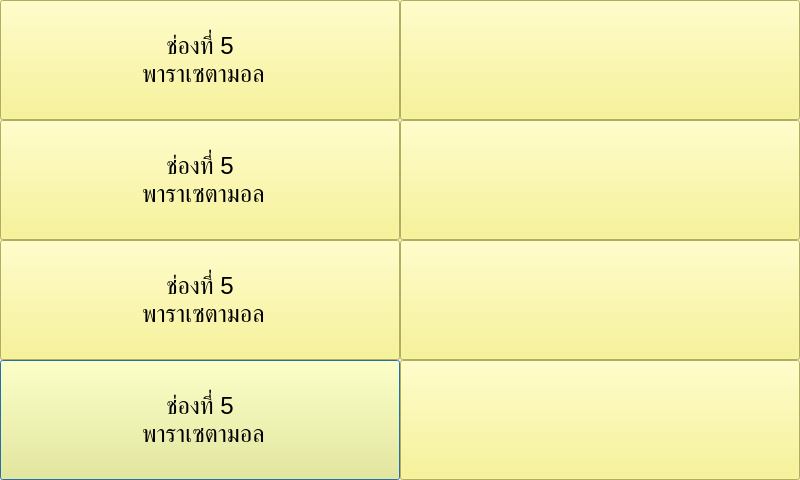
<?xml version="1.0" encoding="UTF-8"?>
<ui version="4.0">
 <class>UIHomeScreen</class>
 <widget class="QDialog" name="UIHomeScreen">
  <property name="enabled">
   <bool>true</bool>
  </property>
  <property name="geometry">
   <rect>
    <x>0</x>
    <y>0</y>
    <width>800</width>
    <height>480</height>
   </rect>
  </property>
  <property name="maximumSize">
   <size>
    <width>1016</width>
    <height>16777215</height>
   </size>
  </property>
  <property name="windowTitle">
   <string>Dialog</string>
  </property>
  <widget class="QPushButton" name="pill_channel_btn_3_1">
   <property name="geometry">
    <rect>
     <x>0</x>
     <y>360</y>
     <width>400</width>
     <height>120</height>
    </rect>
   </property>
   <property name="font">
    <font>
     <pointsize>18</pointsize>
    </font>
   </property>
   <property name="styleSheet">
    <string notr="true">background-color: #F8F37D</string>
   </property>
   <property name="text">
    <string>ช่องที่ 5 
 พาราเซตามอล</string>
   </property>
  </widget>
  <widget class="QPushButton" name="pill_channel_btn_3_3">
   <property name="geometry">
    <rect>
     <x>400</x>
     <y>360</y>
     <width>400</width>
     <height>120</height>
    </rect>
   </property>
   <property name="font">
    <font>
     <pointsize>18</pointsize>
    </font>
   </property>
   <property name="styleSheet">
    <string notr="true">background-color: #F8F37D</string>
   </property>
   <property name="text">
    <string/>
   </property>
  </widget>
  <widget class="QPushButton" name="pill_channel_btn_3_4">
   <property name="geometry">
    <rect>
     <x>400</x>
     <y>0</y>
     <width>400</width>
     <height>120</height>
    </rect>
   </property>
   <property name="font">
    <font>
     <pointsize>18</pointsize>
    </font>
   </property>
   <property name="styleSheet">
    <string notr="true">background-color: #F8F37D</string>
   </property>
   <property name="text">
    <string/>
   </property>
  </widget>
  <widget class="QPushButton" name="pill_channel_btn_3_2">
   <property name="geometry">
    <rect>
     <x>0</x>
     <y>0</y>
     <width>400</width>
     <height>120</height>
    </rect>
   </property>
   <property name="font">
    <font>
     <pointsize>18</pointsize>
    </font>
   </property>
   <property name="styleSheet">
    <string notr="true">background-color: #F8F37D</string>
   </property>
   <property name="text">
    <string>ช่องที่ 5 
 พาราเซตามอล</string>
   </property>
  </widget>
  <widget class="QPushButton" name="pill_channel_btn_3_5">
   <property name="geometry">
    <rect>
     <x>400</x>
     <y>120</y>
     <width>400</width>
     <height>120</height>
    </rect>
   </property>
   <property name="font">
    <font>
     <pointsize>18</pointsize>
    </font>
   </property>
   <property name="styleSheet">
    <string notr="true">background-color: #F8F37D</string>
   </property>
   <property name="text">
    <string/>
   </property>
  </widget>
  <widget class="QPushButton" name="pill_channel_btn_3_6">
   <property name="geometry">
    <rect>
     <x>0</x>
     <y>120</y>
     <width>400</width>
     <height>120</height>
    </rect>
   </property>
   <property name="font">
    <font>
     <pointsize>18</pointsize>
    </font>
   </property>
   <property name="styleSheet">
    <string notr="true">background-color: #F8F37D</string>
   </property>
   <property name="text">
    <string>ช่องที่ 5 
 พาราเซตามอล</string>
   </property>
  </widget>
  <widget class="QPushButton" name="pill_channel_btn_3_7">
   <property name="geometry">
    <rect>
     <x>400</x>
     <y>240</y>
     <width>400</width>
     <height>120</height>
    </rect>
   </property>
   <property name="font">
    <font>
     <pointsize>18</pointsize>
    </font>
   </property>
   <property name="styleSheet">
    <string notr="true">background-color: #F8F37D</string>
   </property>
   <property name="text">
    <string/>
   </property>
  </widget>
  <widget class="QPushButton" name="pill_channel_btn_3_8">
   <property name="geometry">
    <rect>
     <x>0</x>
     <y>240</y>
     <width>400</width>
     <height>120</height>
    </rect>
   </property>
   <property name="font">
    <font>
     <pointsize>18</pointsize>
    </font>
   </property>
   <property name="styleSheet">
    <string notr="true">background-color: #F8F37D</string>
   </property>
   <property name="text">
    <string>ช่องที่ 5 
 พาราเซตามอล</string>
   </property>
  </widget>
 </widget>
 <resources/>
 <connections/>
</ui>
